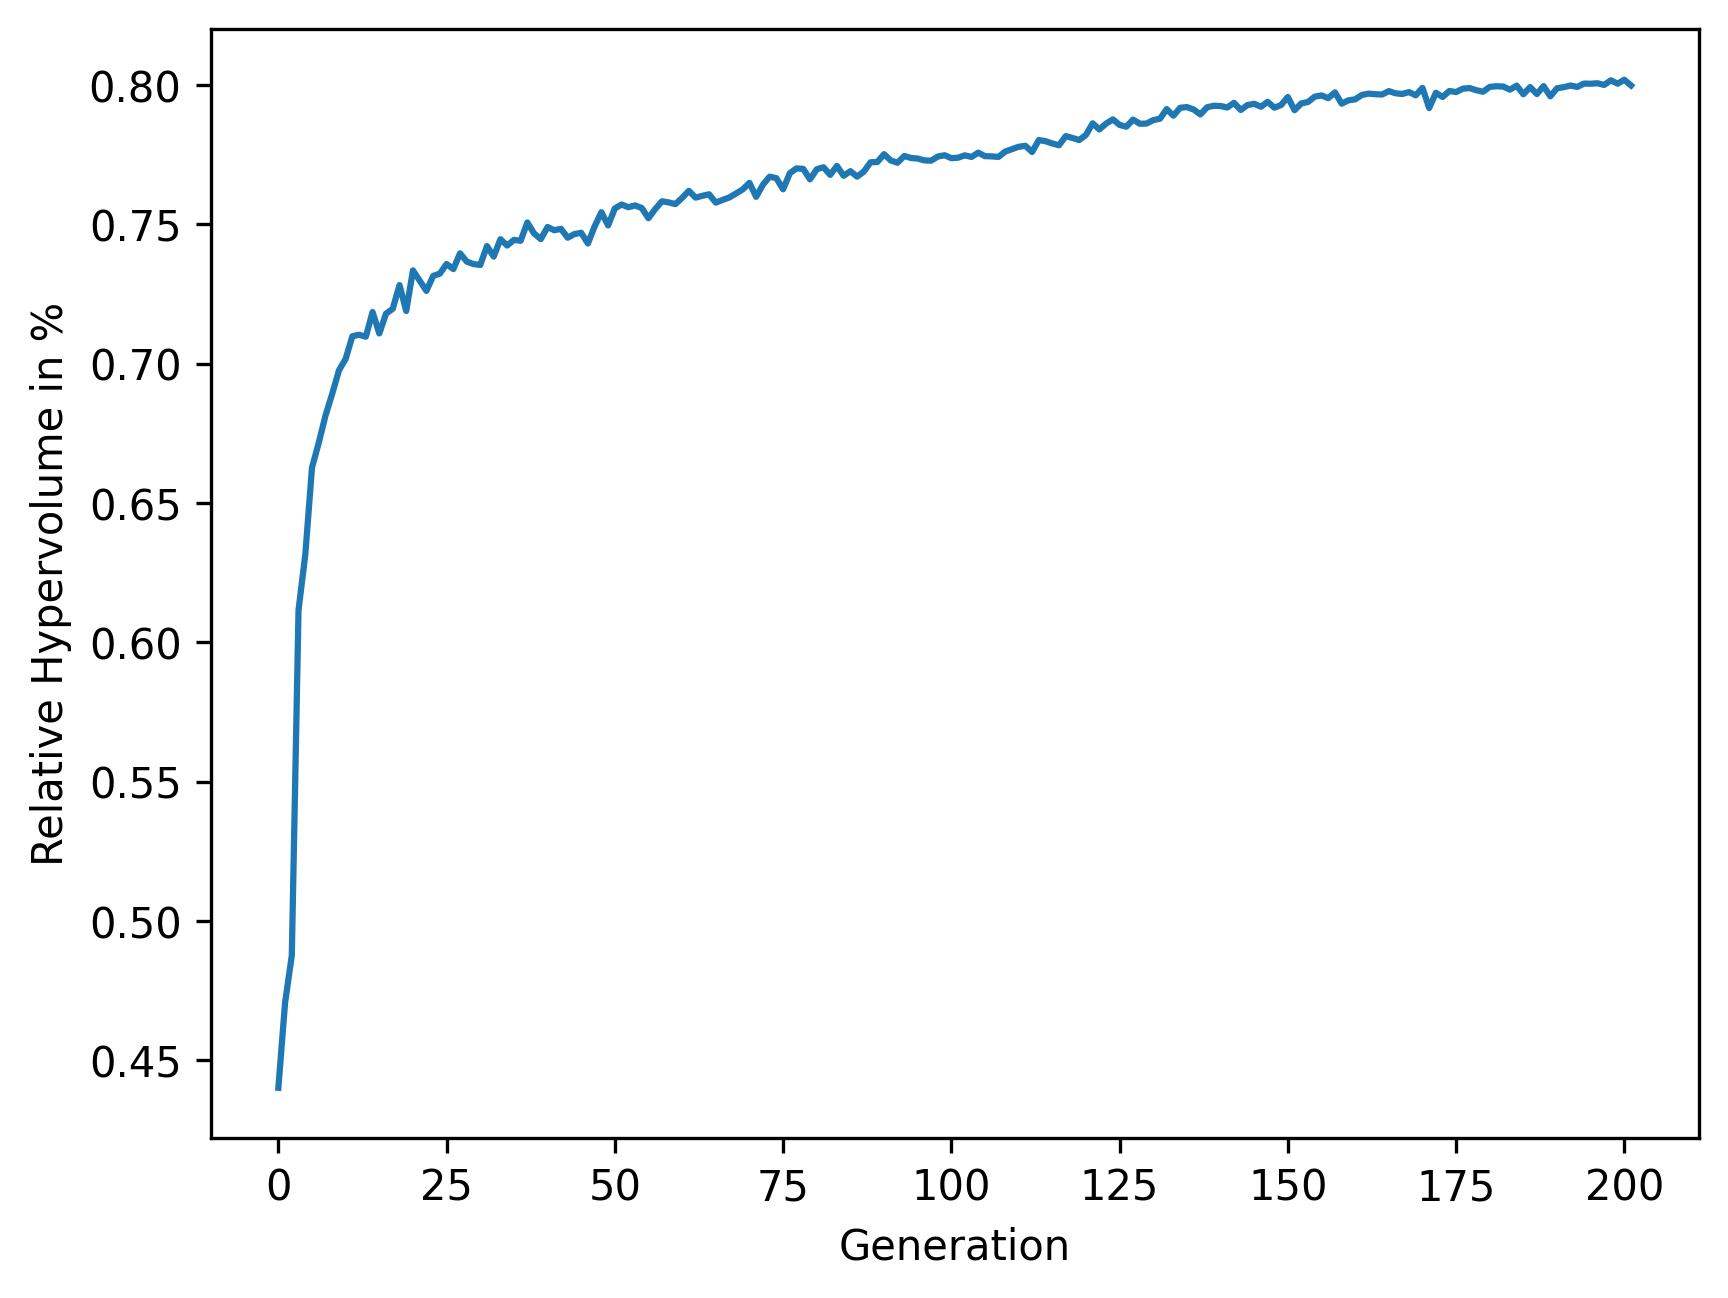

Recreate this plot in Python.
import matplotlib.pyplot as plt
import plotting
import numpy as np

def hypervolume_2D(cost1, cost2, ref=None):
    import numpy as np
    pts = np.array(list(zip(cost1, cost2)))
    # Minimierung → sortieren nach Cost1
    pts = pts[pts[:,0].argsort()]

    if ref is None:
        ref = (max(cost1)*1.1, max(cost2)*1.1)

    hv = 0
    prev_x = ref[0]
    for x, y in reversed(pts):
        width = prev_x - x
        height = ref[1] - y
        hv += width * height
        prev_x = x
    return hv

def hypervolume_3D(cost1, cost2, cost3, ref=None):
    pts = np.array(list(zip(cost1, cost2, cost3)))
    # nach cost1 sortieren
    pts = pts[pts[:,0].argsort()]
    if ref is None:
        ref = (
            max(cost1) * 1.1,
            max(cost2) * 1.1,
            max(cost3) * 1.1
        )
    hv = 0
    prev_x = ref[0]
    # von hinten durchgehen (schlechteste Lösungen zuerst)
    for i in range(len(pts)-1, -1, -1):
        x = pts[i,0]
        width = prev_x - x
        # Punkte, die diese Scheibe dominieren
        slice_pts = pts[:i+1]
        yz_hv = hypervolume_2D(
            slice_pts[:,1],
            slice_pts[:,2],
            ref=(ref[1], ref[2])
        )
        hv += width * yz_hv
        prev_x = x
    return hv

def plot_hypervolume(hypervolume_list, saving_path = None):
    fig = plt.figure()
    plt.plot(hypervolume_list)
    plt.xlabel("Generation")
    plt.ylabel("Relative Hypervolume in %")
    if saving_path is not None:
        saving_path = plotting.check_saving_path(saving_path)
        plt.savefig(saving_path, bbox_inches="tight", dpi=300)
    
